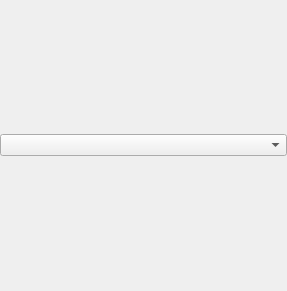
<?xml version="1.0" encoding="UTF-8"?>
<ui version="4.0">
 <class>Form</class>
 <widget class="QWidget" name="Form">
  <property name="geometry">
   <rect>
    <x>0</x>
    <y>0</y>
    <width>287</width>
    <height>291</height>
   </rect>
  </property>
  <property name="windowTitle">
   <string>Form</string>
  </property>
  <layout class="QVBoxLayout" name="verticalLayout">
   <property name="leftMargin">
    <number>0</number>
   </property>
   <property name="topMargin">
    <number>0</number>
   </property>
   <property name="rightMargin">
    <number>0</number>
   </property>
   <property name="bottomMargin">
    <number>0</number>
   </property>
   <item>
    <widget class="QComboBox" name="combo_active_layer">
     <property name="sizeAdjustPolicy">
      <enum>QComboBox::AdjustToMinimumContentsLength</enum>
     </property>
    </widget>
   </item>
  </layout>
 </widget>
 <resources/>
 <connections/>
</ui>
